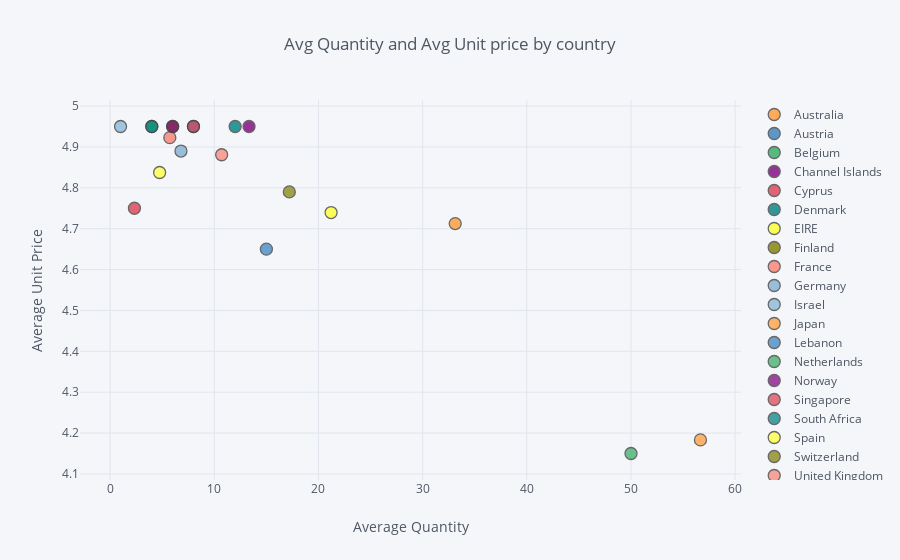

The cell this chart's notebook holds for it:
### Markdown cell above
## 3. Create an interactive scatter plot showing the relationship between average quantity (x-axis) and average unit price (y-axis) for the product PARTY BUNTING with the plot points color-coded by country (categories).

### Code cell
data[data['Description'] == 'PARTY BUNTING'].groupby('Country').mean().reset_index().iplot(kind = 'scatter',x = 'Quantity', y = 'UnitPrice', xTitle = 'Average Quantity', yTitle = 'Average Unit Price', categories = 'Country', title = 'Avg Quantity and Avg Unit price by country')

### Figure 1 — Plotly figure (JSON) as saved in the notebook; plotly's stock layout.template omitted (floating-point values rounded to 4 significant figures)
{"data": [{"marker": {"color": "rgba(255, 153, 51, 1.0)", "line": {"width": 1.3}, "opacity": 0.8, "size": 12, "symbol": "circle"}, "mode": "markers", "name": "Australia", "textfont": {"color": "#4D5663"}, "type": "scatter", "uid": "399a5801-2e55-4364-8f51-e402ffe69383", "x": [33.12], "y": [4.713]}, {"marker": {"color": "rgba(55, 128, 191, 1.0)", "line": {"width": 1.3}, "opacity": 0.8, "size": 12, "symbol": "circle"}, "mode": "markers", "name": "Austria", "textfont": {"color": "#4D5663"}, "type": "scatter", "uid": "4e26a3bb-de29-4b6e-9aa1-561a1e8c5ad5", "x": [8], "y": [4.95]}, {"marker": {"color": "rgba(50, 171, 96, 1.0)", "line": {"width": 1.3}, "opacity": 0.8, "size": 12, "symbol": "circle"}, "mode": "markers", "name": "Belgium", "textfont": {"color": "#4D5663"}, "type": "scatter", "uid": "527562bc-e90e-40a3-bfd2-a724217abfe5", "x": [4], "y": [4.95]}, {"marker": {"color": "rgba(128, 0, 128, 1.0)", "line": {"width": 1.3}, "opacity": 0.8, "size": 12, "symbol": "circle"}, "mode": "markers", "name": "Channel Islands", "textfont": {"color": "#4D5663"}, "type": "scatter", "uid": "e269acd3-0a39-48d1-88fd-b842ca423ece", "x": [13.33], "y": [4.95]}, {"marker": {"color": "rgba(219, 64, 82, 1.0)", "line": {"width": 1.3}, "opacity": 0.8, "size": 12, "symbol": "circle"}, "mode": "markers", "name": "Cyprus", "textfont": {"color": "#4D5663"}, "type": "scatter", "uid": "6f2a0171-7b93-4c24-9d32-878318e98f98", "x": [2.333], "y": [4.75]}, {"marker": {"color": "rgba(0, 128, 128, 1.0)", "line": {"width": 1.3}, "opacity": 0.8, "size": 12, "symbol": "circle"}, "mode": "markers", "name": "Denmark", "textfont": {"color": "#4D5663"}, "type": "scatter", "uid": "3a5c5b38-5732-42b4-89e3-39c836fa7d36", "x": [12], "y": [4.95]}, {"marker": {"color": "rgba(255, 255, 51, 1.0)", "line": {"width": 1.3}, "opacity": 0.8, "size": 12, "symbol": "circle"}, "mode": "markers", "name": "EIRE", "textfont": {"color": "#4D5663"}, "type": "scatter", "uid": "6ea85f37-bb8c-40b3-a4d8-9865777a2dbd", "x": [21.21], "y": [4.739]}, {"marker": {"color": "rgba(128, 128, 0, 1.0)", "line": {"width": 1.3}, "opacity": 0.8, "size": 12, "symbol": "circle"}, "mode": "markers", "name": "Finland", "textfont": {"color": "#4D5663"}, "type": "scatter", "uid": "4ae5ac00-438d-47f8-829b-33253acac504", "x": [6], "y": [4.95]}, {"marker": {"color": "rgba(251, 128, 114, 1.0)", "line": {"width": 1.3}, "opacity": 0.8, "size": 12, "symbol": "circle"}, "mode": "markers", "name": "France", "textfont": {"color": "#4D5663"}, "type": "scatter", "uid": "bec1a57b-22ea-4e3c-b829-1611d0a875c6", "x": [5.727], "y": [4.923]}, {"marker": {"color": "rgba(128, 177, 211, 1.0)", "line": {"width": 1.3}, "opacity": 0.8, "size": 12, "symbol": "circle"}, "mode": "markers", "name": "Germany", "textfont": {"color": "#4D5663"}, "type": "scatter", "uid": "550abc05-49c6-431c-ae47-18ed8d9ebf34", "x": [6.8], "y": [4.89]}, {"marker": {"color": "rgba(128, 177, 211, 0.8999999999999999)", "line": {"width": 1.3}, "opacity": 0.8, "size": 12, "symbol": "circle"}, "mode": "markers", "name": "Israel", "textfont": {"color": "#4D5663"}, "type": "scatter", "uid": "25600a04-62bd-4503-a2b4-ee37cda30c9d", "x": [1], "y": [4.95]}, {"marker": {"color": "rgba(255, 153, 51, 0.8999999999999999)", "line": {"width": 1.3}, "opacity": 0.8, "size": 12, "symbol": "circle"}, "mode": "markers", "name": "Japan", "textfont": {"color": "#4D5663"}, "type": "scatter", "uid": "7f615575-31a6-4db2-9857-976e304def78", "x": [56.67], "y": [4.183]}, {"marker": {"color": "rgba(55, 128, 191, 0.8999999999999999)", "line": {"width": 1.3}, "opacity": 0.8, "size": 12, "symbol": "circle"}, "mode": "markers", "name": "Lebanon", "textfont": {"color": "#4D5663"}, "type": "scatter", "uid": "4d1fb65a-efbc-4193-b3e5-7248f1986aec", "x": [15], "y": [4.65]}, {"marker": {"color": "rgba(50, 171, 96, 0.8999999999999999)", "line": {"width": 1.3}, "opacity": 0.8, "size": 12, "symbol": "circle"}, "mode": "markers", "name": "Netherlands", "textfont": {"color": "#4D5663"}, "type": "scatter", "uid": "bdf72e6d-ac9f-4666-a3a3-4d254b184cf5", "x": [50], "y": [4.15]}, {"marker": {"color": "rgba(128, 0, 128, 0.8999999999999999)", "line": {"width": 1.3}, "opacity": 0.8, "size": 12, "symbol": "circle"}, "mode": "markers", "name": "Norway", "textfont": {"color": "#4D5663"}, "type": "scatter", "uid": "2da5229a-f092-45b2-bc02-8d71b26634df", "x": [6], "y": [4.95]}, {"marker": {"color": "rgba(219, 64, 82, 0.8999999999999999)", "line": {"width": 1.3}, "opacity": 0.8, "size": 12, "symbol": "circle"}, "mode": "markers", "name": "Singapore", "textfont": {"color": "#4D5663"}, "type": "scatter", "uid": "48c4fbcc-6c19-4083-87e4-d8dfd6d146a6", "x": [8], "y": [4.95]}, {"marker": {"color": "rgba(0, 128, 128, 0.8999999999999999)", "line": {"width": 1.3}, "opacity": 0.8, "size": 12, "symbol": "circle"}, "mode": "markers", "name": "South Africa", "textfont": {"color": "#4D5663"}, "type": "scatter", "uid": "05376655-54d7-4d77-b5e5-a956b4e4ebff", "x": [4], "y": [4.95]}, {"marker": {"color": "rgba(255, 255, 51, 0.8999999999999999)", "line": {"width": 1.3}, "opacity": 0.8, "size": 12, "symbol": "circle"}, "mode": "markers", "name": "Spain", "textfont": {"color": "#4D5663"}, "type": "scatter", "uid": "b9971195-1889-4443-ba41-301bc1e12208", "x": [4.75], "y": [4.838]}, {"marker": {"color": "rgba(128, 128, 0, 0.8999999999999999)", "line": {"width": 1.3}, "opacity": 0.8, "size": 12, "symbol": "circle"}, "mode": "markers", "name": "Switzerland", "textfont": {"color": "#4D5663"}, "type": "scatter", "uid": "459d74e2-921e-49e5-857a-797c87ab8a15", "x": [17.2], "y": [4.79]}, {"marker": {"color": "rgba(251, 128, 114, 0.8999999999999999)", "line": {"width": 1.3}, "opacity": 0.8, "size": 12, "symbol": "circle"}, "mode": "markers", "name": "United Kingdom", "textfont": {"color": "#4D5663"}, "type": "scatter", "uid": "91167fe7-9ed5-4fe6-9e08-7df5a64baafd", "x": [10.71], "y": [4.881]}], "layout": {"legend": {"bgcolor": "#F5F6F9", "font": {"color": "#4D5663"}}, "paper_bgcolor": "#F5F6F9", "plot_bgcolor": "#F5F6F9", "title": {"font": {"color": "#4D5663"}, "text": "Avg Quantity and Avg Unit price by country"}, "xaxis": {"gridcolor": "#E1E5ED", "showgrid": true, "tickfont": {"color": "#4D5663"}, "title": {"font": {"color": "#4D5663"}, "text": "Average Quantity"}, "zerolinecolor": "#E1E5ED"}, "yaxis": {"gridcolor": "#E1E5ED", "showgrid": true, "tickfont": {"color": "#4D5663"}, "title": {"font": {"color": "#4D5663"}, "text": "Average Unit Price"}, "zerolinecolor": "#E1E5ED"}}}
